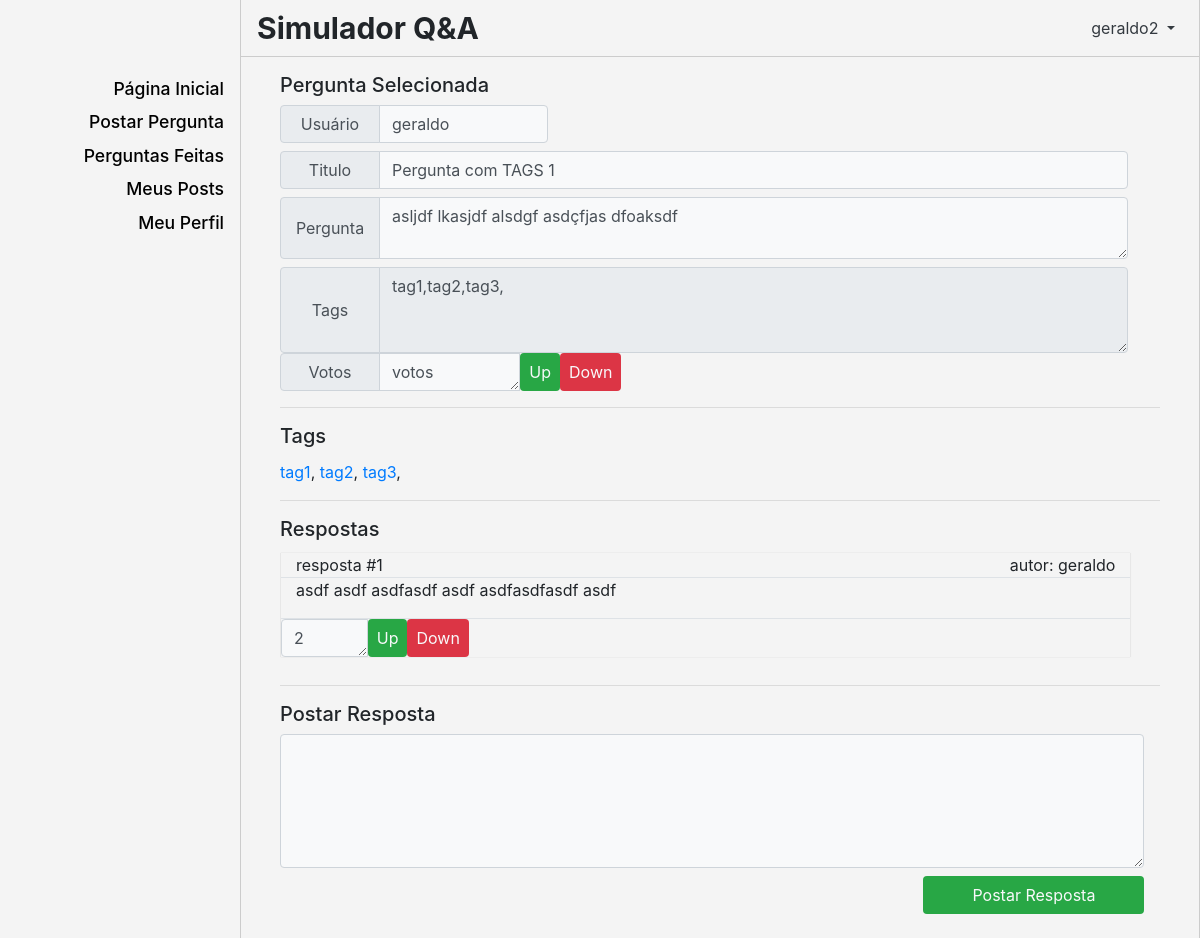
The app's page /selecionar_pergunta/1 (signed in) with its own data.
### qa/models.py (models this page shows, shortened)
class Pergunta(models.Model):
    usuario = models.CharField(max_length=100, default='usuario default')
    titulo = models.CharField(max_length=100, blank=True)
    texto = models.TextField(max_length=1000, default='texto default')
    tags = models.TextField(null=True)
    votos = models.IntegerField(default=0)

class Resposta(models.Model):
    pergunta = models.ForeignKey(Pergunta, on_delete=models.CASCADE)
    usuario = models.CharField(max_length=100)
    texto = models.CharField(max_length=1000)
    votos = models.IntegerField(default=0)

### qa/views.py (the view)
# urls.py: path('selecionar_pergunta/<int:pergunta_id>', views.selecionar_pergunta, name='selecionar_pergunta'),
def selecionar_pergunta(request, pergunta_id):
    usuario = request.user.get_username()
    pergunta = get_object_or_404(Pergunta, pk=pergunta_id)
    lista_respostas = pergunta.resposta_set.all()
    jsonDec = json.decoder.JSONDecoder()
    tagsList = jsonDec.decode(pergunta.tags)
    tagsString = ''
    for i in tagsList:
    	tagsString = tagsString+i+','
    VotosTotais = VotosPerguntas.objects.all()
    VotosTotaisRespostas = VotosRespostas.objects.all()
    context = {'VotosTotaisRespostas': VotosTotaisRespostas, 'pergunta': pergunta,'tags': tagsString,'tagsList':tagsList, 'lista_respostas': lista_respostas, 'usuario':usuario, "VotosTotais": VotosTotais}
    return render(request, 'qa/pergunta_selecionada.html', context)

### qa/templates/qa/pergunta_selecionada.html (shortened to what this page needs)
{% extends 'qa/template.html' %}
{% block content %}
	<div class='container-fluid ml-4 mt-3'>
		<div class='row ml-0'>
			<h5>Pergunta Selecionada</h5>
		</div>
		<div class='row'>
			<div class='col-11'>
				<div class="input-group mb-2 pl-0 col-4">
					<div class="input-group-prepend prepend-width">
						<div class="input-group-text full-width justify-content-center">
							Usuário
						</div>
					</div>
					<input type='text' name='username' class="form-control bg-light" value='{{pergunta.usuario}}' disabled/>
				</div>
				<div class="input-group mb-2">
					<div class="input-group-prepend prepend-width">
						<div class="input-group-text full-width justify-content-center">
							Titulo
						</div>
					</div>
					<input type='text' id="perguntaTitulo" class="form-control col-12 bg-light" name='titulo' value='{{pergunta.titulo}}'/>
				</div>
				<div class="input-group mb-2">
					<div class="input-group-prepend prepend-width">
						<div class="input-group-text full-width justify-content-center">
							Pergunta
						</div>
					</div>
					<textarea id="perguntaTexto" class="form-control col-12 bg-light" name='texto' rows='2'>{{pergunta.texto}}</textarea>
				</div>
				<div class="input-group">
                        <div class="input-group-prepend prepend-width">
                            <div class="input-group-text full-width justify-content-center">
                                Tags
                            </div>
                        </div>
                        <textarea id="perguntaTags" class="form-control col-12" rows="3" name="tags" placeholder="Digite as tags separadas por vírgulas." required>{{tags}}</textarea>
                    </div>
					<form id='formUpVote' action='{% url "qa:VotePergunta" pergunta.id %}' method='post'>
					<div class="input-group">
						<div class="input-group-prepend prepend-width">
							<div class="input-group-text full-width justify-content-center">
								Votos
							</div>
						</div>
							<textarea id="votos" class="form-control col-2 bg-light" name='votos' rows='1'>{{pergunta.votos}}</textarea>
							{% if usuario %}
							<input id='upVote' type='button' value='Up' class='btn bg-success px-2 text-light'/>
							<input id='downVote' type='button' value='Down' class='btn bg-danger px-2 text-light'/>
							{% endif %}
					</div>
					</form>
			</div>
		</div>
		<hr class='mr-5'/>
		<div class='row ml-0'>
			<h5>Tags</h5>
		</div>
		<div class='col-11 pl-0 mb-1 pt-1' style='height:auto; max-height: 32vh; overflow:auto'>
			{% for tag in tagsList %}
				<a href="/tags/{{tag}}">{{tag}}</a>,
			{% endfor %}
		</div>
		<hr class='mr-5'/>
		<div class='row ml-0'>
			<h5>Respostas</h5>
		</div>
		{% if lista_respostas %}
		<div class='row ml-0'>
			<div class='col-11 pl-0 mb-1 pt-1' style='height:auto; max-height: 32vh; overflow:auto'>
				{% for resposta in lista_respostas %}
					<div class='container mb-2' style='box-shadow: 0px 0px 1px 0.1px #aaaaaa; margin-left: 1px'>
						<a class='nolink' href='/selecionar_resposta/{{resposta.id}}'>
							<div class='row'>
								<div class='col-6'>
									resposta #{{forloop.counter}}
								</div>
								<div class='col-6 text-right'>
									autor: {{resposta.usuario}}
								</div>
							</div>
							<div class='row border-top'>
								<div class='col-12'>
									<p>{{resposta.texto}}</p>
								</div>
							</div>
						</a>
						<div class='row border-top'>
							<form id='formUpVoteResposta{{resposta.id}}' action='{% url "qa:VoteResposta" pergunta.id resposta.id %}' method='post'>
							<div class='input-group'>
								<textarea id="votosResposta{{resposta.id}}" class="form-control col-3 bg-light" name='votosResposta{{resposta.id}}' rows='1'>{{resposta.votos}}</textarea>
								{% if usuario %}
								<input id='upVoteResposta{{resposta.id}}' type='button' value='Up' class='btn bg-success px-2 text-light'/>
								<input id='downVoteResposta{{resposta.id}}' type='button' value='Down' class='btn bg-danger px-2 text-light'/>
								{% endif %}
							</div>
							</form>
						</div>
					</div>
				{% endfor %}
			</div>
		</div>
        {% endif %}
		<hr class='mr-5'/>
		<div class='row ml-0'>
			<h5>Postar Resposta</h5>
		</div>
		<div class='row ml-0 mb-4'>
			<div class='col-11 px-0'>
				<form action='{% url "qa:postar_resposta" pergunta.id %}' method='post'>
					<div class="form-group mb-0">
						<textarea id='respostaTexto' class="form-control col-12 bg-light" rows="5" name='texto' required></textarea>
					</div>
					<div class='row mt-2 mx-auto justify-content-end'>
						<input id='respostaSubmit' type='submit' value='Postar Resposta' class='btn bg-success px-5 text-light'/>
					</div>
				</form>
			</div>
		</div>
    </div>
{% endblock %}

### qa/templates/qa/template.html (shortened to what this page needs)
<!DOCTYPE html>
{% load static %}
<html lang="en">
<head>
  <link href="{% static 'css/sidebar.css' %}" rel="stylesheet">
  <link href="{% static 'css/alerts.css' %}" rel="stylesheet">
  <link rel="stylesheet" href="{% static 'css/css_geral.css' %}">
  <link rel="stylesheet" href="https://maxcdn.bootstrapcdn.com/bootstrap/4.0.0/css/bootstrap.min.css">
</head>
<body class='bg-page body-style'>
  <div class="d-flex bg-page" id="wrapper">
    <div class="bg-page border-right" id="sidebar-wrapper" style="border-color:#ccc !important;">
      <div class="sidebar-heading text-center py-0 text-light" style="height:56px; font-weight:bold; font-size: 24px">
      </div>
      <div class="list-group list-group-flush mt-3">
        <a href="/home" class="list-group-item list-group-item-action bg-page font-menu border-0 py-1 pr-3">Página Inicial</a>
        <a href="/postar_pergunta" class="list-group-item list-group-item-action bg-page font-menu border-0 py-1 pr-3">Postar Pergunta</a>
        <a href="/listar_perguntas" class="list-group-item list-group-item-action bg-page font-menu border-0 py-1 pr-3">Perguntas Feitas</a>
        <a href='/meus_posts' class='list-group-item list-group-item-action bg-page font-menu border-0 py-1 pr-3'>Meus Posts</a>
        <a href='/meu_perfil' class='list-group-item list-group-item-action bg-page font-menu border-0 py-1 pr-3'>Meu Perfil</a>
      </div>
    </div>
    <div id="page-content-wrapper" class='border-right' style='border-color: #ccc !important'>
      <nav class="navbar navbar-expand-lg navbar-light bg-page border-bottom" style="height: 57px; border-color:#ccc !important;">
        <a href='/home' style="font-size:30px; font-weight:bold" class='nolink'>Simulador Q&A</a>
        {% if usuario %}
          <div class="collapse navbar-collapse" id="navbarSupportedContent">
            <ul class="navbar-nav ml-auto mt-2 mt-lg-0">
              <li class="nav-item dropdown">
                <a class="nav-link dropdown-toggle text-dark" href="#" id="navbarDropdown" role="button" data-toggle="dropdown" aria-haspopup="true" aria-expanded="false">
                    {{usuario}}
                </a>
              </li>
            </ul>
          </div>
        {% endif %}
      </nav>
        {% block content %}
		    {% endblock %}
    </div>
  </div>
</body>
</html>

### qa/static/css/sidebar.css (style rules this page uses)
body { overflow-x: hidden; }
#sidebar-wrapper { min-height: 100vh; margin-left: -15rem; -webkit-transition: margin .25s ease-out; -moz-transition: margin .25s ease-out; -o-transition: margin .25s ease-out; transition: margin .25s ease-out; }
#sidebar-wrapper .sidebar-heading { padding: 0.875rem 1rem; font-size: 1.2rem; font-weight: bold; }
#sidebar-wrapper .list-group { width: 15rem; }
#page-content-wrapper { min-width: 100vw; }
@media (min-width: 768px) { #sidebar-wrapper { margin-left: 0; } }
@media (min-width: 768px) { #page-content-wrapper { min-width: 0; width: 100%; } }

### qa/static/css/css_geral.css (style rules this page uses)
.bg-page { background-color: #f4f4f4 !important; }
.font-menu { color: #000 !important; font-size: 1.1rem; text-align: right!important; font-weight: 550; }

### qa/templates/qa/template.html (style rules this page uses)
.nolink,.nolink:link,.nolink:visited,.nolink:hover,.nolink:focus,.nolink:active { color: inherit; text-decoration: none; }
.full-width { width: 100%; }
.prepend-width { width: 100px; }

### qa/templates/qa/pergunta_selecionada.html (style rules this page uses)
.full-width { width: 100%; }
.prepend-width { width: 100px; }

### records on screen
Pergunta: username "geraldo", titulo "Pergunta com TAGS 1", texto "asljdf lkasjdf alsdgf asdçfjas dfoaksdf", votos "votos"
Resposta: usuario "geraldo", texto "asdf asdf asdfasdf asdf asdfasdfasdf asdf", id "2"

### other values on screen
{{ usuario }} "geraldo2"
{{ tag }} "tag1" "tag2" "tag3"
